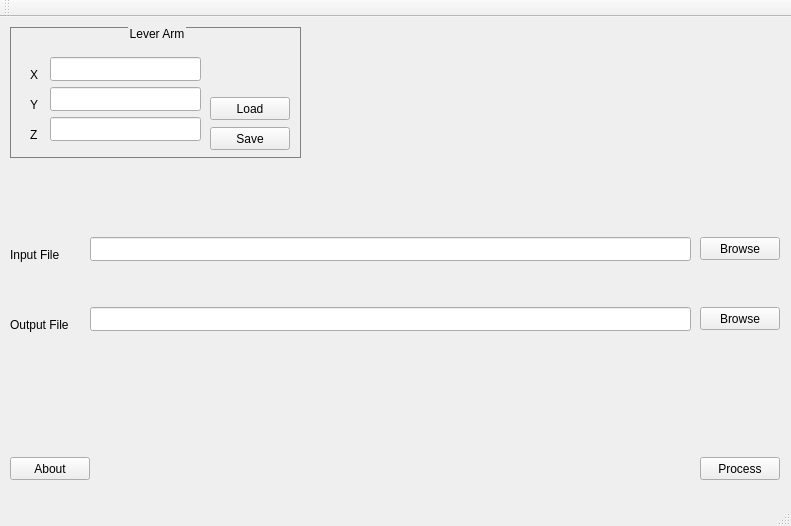
<?xml version="1.0" encoding="UTF-8"?>
<ui version="4.0">
 <class>MainWindow</class>
 <widget class="QMainWindow" name="MainWindow">
  <property name="geometry">
   <rect>
    <x>0</x>
    <y>0</y>
    <width>791</width>
    <height>526</height>
   </rect>
  </property>
  <property name="windowTitle">
   <string>MainWindow</string>
  </property>
  <property name="styleSheet">
   <string notr="true">QLineEdit:focus
{
    border: 2px solid blue; 
}

QGroupBox 
{ 
	border: 1px solid gray; 
}

QGroupBox::title 
{
	subcontrol-origin: margin;
	subcontrol-position: top center;
}</string>
  </property>
  <widget class="QWidget" name="centralWidget">
   <widget class="QPushButton" name="BrowseInput">
    <property name="geometry">
     <rect>
      <x>700</x>
      <y>220</y>
      <width>80</width>
      <height>23</height>
     </rect>
    </property>
    <property name="text">
     <string>Browse</string>
    </property>
   </widget>
   <widget class="QPushButton" name="Process">
    <property name="geometry">
     <rect>
      <x>700</x>
      <y>440</y>
      <width>80</width>
      <height>23</height>
     </rect>
    </property>
    <property name="text">
     <string>Process</string>
    </property>
   </widget>
   <widget class="QLabel" name="labelInputFile">
    <property name="geometry">
     <rect>
      <x>10</x>
      <y>230</y>
      <width>61</width>
      <height>16</height>
     </rect>
    </property>
    <property name="text">
     <string>Input File</string>
    </property>
   </widget>
   <widget class="QLineEdit" name="lineEditInputFile">
    <property name="geometry">
     <rect>
      <x>90</x>
      <y>220</y>
      <width>601</width>
      <height>24</height>
     </rect>
    </property>
   </widget>
   <widget class="QLabel" name="labelOutputFile">
    <property name="geometry">
     <rect>
      <x>10</x>
      <y>300</y>
      <width>71</width>
      <height>16</height>
     </rect>
    </property>
    <property name="text">
     <string>Output File</string>
    </property>
   </widget>
   <widget class="QLineEdit" name="lineEditOutputFile">
    <property name="geometry">
     <rect>
      <x>90</x>
      <y>290</y>
      <width>601</width>
      <height>24</height>
     </rect>
    </property>
   </widget>
   <widget class="QPushButton" name="BrowseOutput">
    <property name="geometry">
     <rect>
      <x>700</x>
      <y>290</y>
      <width>80</width>
      <height>23</height>
     </rect>
    </property>
    <property name="text">
     <string>Browse</string>
    </property>
   </widget>
   <widget class="QGroupBox" name="groupBoxLeverArm">
    <property name="geometry">
     <rect>
      <x>10</x>
      <y>10</y>
      <width>291</width>
      <height>131</height>
     </rect>
    </property>
    <property name="title">
     <string>Lever Arm</string>
    </property>
    <property name="flat">
     <bool>false</bool>
    </property>
    <widget class="QPushButton" name="LeverArmSave">
     <property name="geometry">
      <rect>
       <x>200</x>
       <y>100</y>
       <width>80</width>
       <height>23</height>
      </rect>
     </property>
     <property name="text">
      <string>Save</string>
     </property>
    </widget>
    <widget class="QLabel" name="labelLeverArmX">
     <property name="geometry">
      <rect>
       <x>20</x>
       <y>40</y>
       <width>21</width>
       <height>16</height>
      </rect>
     </property>
     <property name="text">
      <string>X</string>
     </property>
    </widget>
    <widget class="QPushButton" name="LeverArmLoad">
     <property name="geometry">
      <rect>
       <x>200</x>
       <y>70</y>
       <width>80</width>
       <height>23</height>
      </rect>
     </property>
     <property name="text">
      <string>Load</string>
     </property>
    </widget>
    <widget class="QLabel" name="labelLeverArmY">
     <property name="geometry">
      <rect>
       <x>20</x>
       <y>70</y>
       <width>21</width>
       <height>16</height>
      </rect>
     </property>
     <property name="text">
      <string>Y</string>
     </property>
    </widget>
    <widget class="QLineEdit" name="lineEditLeverArmY">
     <property name="geometry">
      <rect>
       <x>40</x>
       <y>60</y>
       <width>151</width>
       <height>24</height>
      </rect>
     </property>
    </widget>
    <widget class="QLabel" name="labelLeverArmZ">
     <property name="geometry">
      <rect>
       <x>20</x>
       <y>100</y>
       <width>21</width>
       <height>16</height>
      </rect>
     </property>
     <property name="text">
      <string>Z</string>
     </property>
    </widget>
    <widget class="QLineEdit" name="lineEditLeverArmX">
     <property name="geometry">
      <rect>
       <x>40</x>
       <y>30</y>
       <width>151</width>
       <height>24</height>
      </rect>
     </property>
    </widget>
    <widget class="QLineEdit" name="lineEditLeverArmZ">
     <property name="geometry">
      <rect>
       <x>40</x>
       <y>90</y>
       <width>151</width>
       <height>24</height>
      </rect>
     </property>
    </widget>
   </widget>
   <widget class="QPushButton" name="buttonAbout">
    <property name="geometry">
     <rect>
      <x>10</x>
      <y>440</y>
      <width>80</width>
      <height>23</height>
     </rect>
    </property>
    <property name="text">
     <string>About</string>
    </property>
   </widget>
  </widget>
  <widget class="QMenuBar" name="menuBar">
   <property name="geometry">
    <rect>
     <x>0</x>
     <y>0</y>
     <width>791</width>
     <height>20</height>
    </rect>
   </property>
  </widget>
  <widget class="QToolBar" name="mainToolBar">
   <attribute name="toolBarArea">
    <enum>TopToolBarArea</enum>
   </attribute>
   <attribute name="toolBarBreak">
    <bool>false</bool>
   </attribute>
  </widget>
  <widget class="QStatusBar" name="statusBar"/>
 </widget>
 <layoutdefault spacing="6" margin="11"/>
 <resources/>
 <connections/>
</ui>
